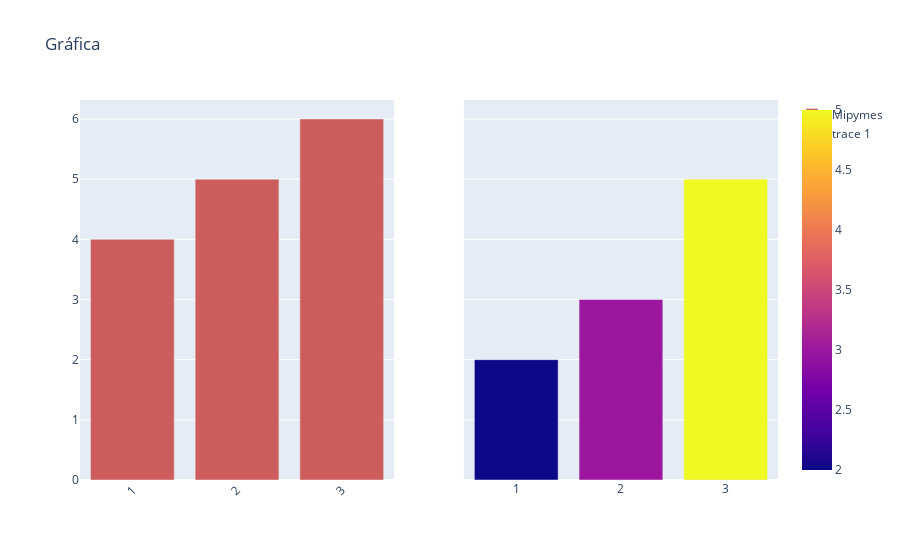

The notebook cell this image was saved under:
### Code cell
from plotly.subplots import make_subplots
import plotly.graph_objects as go

fig = make_subplots(rows=1, cols=2, shared_yaxes=True)

fig.add_trace(go.Bar(x=[1, 2, 3], y=[4, 5, 6],name='Mipymes',
        marker_color='indianred'),
              1, 1)

fig.add_trace(go.Bar(x=[1, 2, 3], y=[2, 3, 5],
                    marker=dict(color=[2, 3, 5], coloraxis="coloraxis")),
              1, 2)

fig.update_layout(barmode='group', xaxis_tickangle=-45, title="Gráfica")
fig.show()

### Figure 1 — Plotly figure (JSON) as saved in the notebook; plotly's stock layout.template omitted (floating-point values rounded to 4 significant figures)
{"data": [{"marker": {"color": "indianred"}, "name": "Mipymes", "type": "bar", "x": [1, 2, 3], "xaxis": "x", "y": [4, 5, 6], "yaxis": "y"}, {"marker": {"color": [2, 3, 5], "coloraxis": "coloraxis"}, "type": "bar", "x": [1, 2, 3], "xaxis": "x2", "y": [2, 3, 5], "yaxis": "y2"}], "layout": {"barmode": "group", "title": {"text": "Gráfica"}, "xaxis": {"anchor": "y", "domain": [0, 0.45], "tickangle": -45}, "xaxis2": {"anchor": "y2", "domain": [0.55, 1]}, "yaxis": {"anchor": "x", "domain": [0, 1]}, "yaxis2": {"anchor": "x2", "domain": [0, 1], "matches": "y", "showticklabels": false}}}
